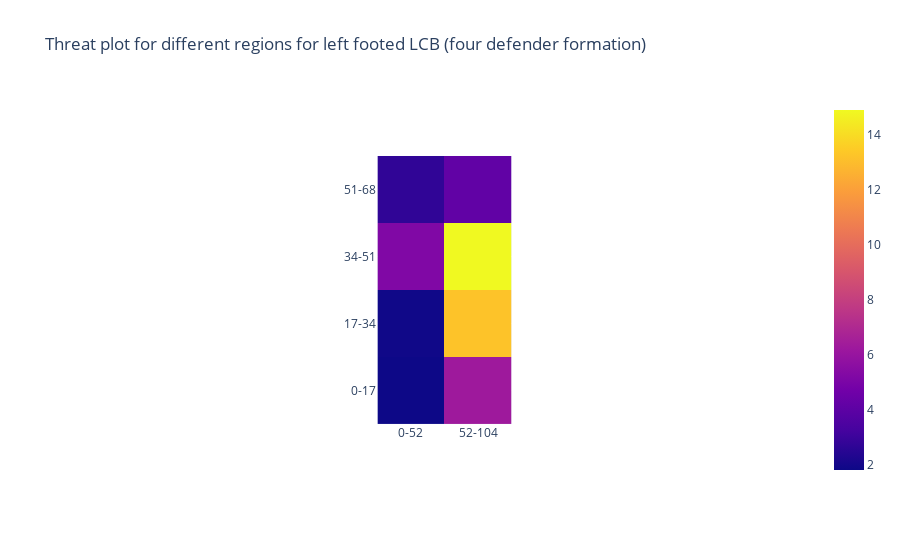

Write notebook code for a chart like this one.
### Code cell
# The graphs have been saved in 'threat_plots' data folder
pcolorplotter(rrll_regionwiseoff,'Threat plot for different regions for left footed LCB (four defender formation)','offvalue_left_lcb_4def')

### Figure 1 — Plotly figure (JSON) as saved in the notebook; plotly's stock layout.template omitted (floating-point values rounded to 4 significant figures)
{"data": [{"coloraxis": "coloraxis", "hovertemplate": "x: %{x}<br>y: %{y}<br>color: %{z}<extra></extra>", "type": "heatmap", "x": ["0-52", "52-104"], "y": ["51-68", "34-51", "17-34", "0-17"], "z": [[2.717, 4.176], [5.214, 14.89], [1.893, 13.22], [1.828, 6.276]]}], "layout": {"autosize": true, "coloraxis": {"colorscale": [[0, "#0d0887"], [0.1111, "#46039f"], [0.2222, "#7201a8"], [0.3333, "#9c179e"], [0.4444, "#bd3786"], [0.5556, "#d8576b"], [0.6667, "#ed7953"], [0.7778, "#fb9f3a"], [0.8889, "#fdca26"], [1, "#f0f921"]]}, "title": {"text": "Threat plot for different regions for left footed LCB (four defender formation)"}, "xaxis": {"autorange": true, "constrain": "domain", "domain": [0.408, 0.592], "range": [-0.5, 1.5], "scaleanchor": "y", "type": "category"}, "yaxis": {"autorange": true, "constrain": "domain", "domain": [0, 1], "range": [3.5, -0.5], "type": "category"}}}
